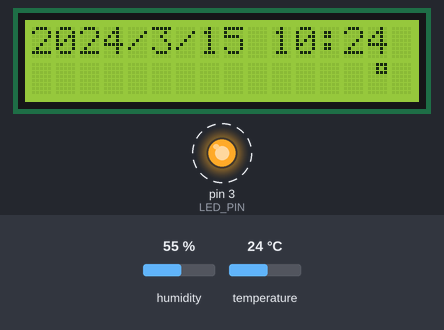
Bench run of a sketch on a simulated Arduino Uno, built with avr-gcc and run on an emulated ATmega328P. Parts: 16×2 character LCD, output pins drawn as LEDs (lit = HIGH). Dashed ring = blinking. Inputs (shaded band) come from the test bench; at power-on: humidity 55 %, temperature 24 °C. The local clock reads 2024-03-15 10:24:30 at power-on unless the sketch sets it; what the sketch prints to the serial monitor is not drawn.

Above: at 1.2 s.
1.3 s: humidity set to 22 %
At 2.4 s:
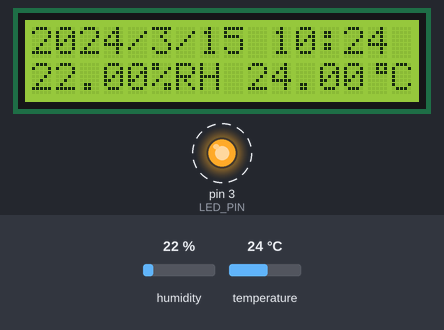
4.7 s: temperature set to 12 °C
At 6.56 s:
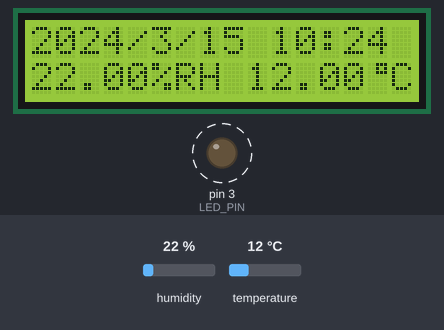
7.9 s: humidity set to 40 %
At 8.82 s:
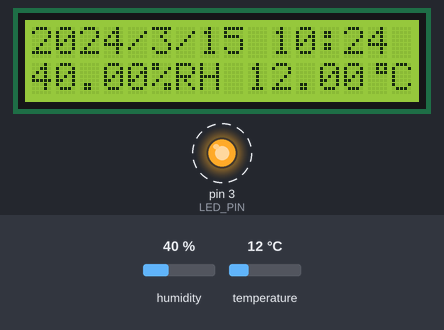
10.9 s: temperature set to 19 °C
At 12.67 s:
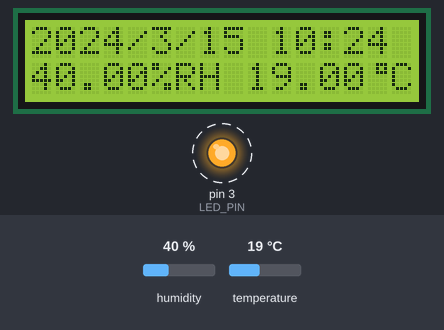
Timing chart, 0 to 15.0 s (numbered marks = the images above; inputs shaded):
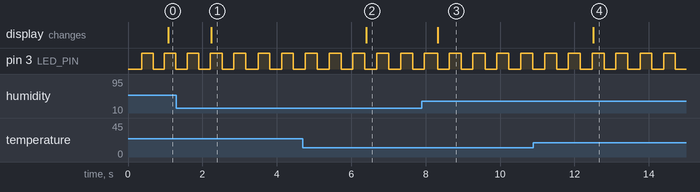

Measured:
- after the input at 1.3 s, the display: changes after 0.94 s (image 1)
- after the input at 4.7 s, the display: changes after 1.7 s (image 2)
- after the input at 7.9 s, the display: changes after 0.42 s (image 3)
- after the input at 10.9 s, the display: changes after 1.6 s (image 4)
- by itself, pin 3 (LED_PIN): alternates HIGH for 0.32 s and LOW for 0.32 s

The sketch:

utilizar_protothread.ino
```cpp
/*
   Ejemplo usando la librería ProtoThreads
   Agosto de 2022 -

  No se pueden usar variables locales dentro de cada hilo ya que el
  contenido se perdería, tenemos dos alternativas: variables globales
  o usar variables estáticas.

*/

#include <LiquidCrystal_I2C.h>
#include <pt.h>
#include "RTClib.h"
#include "DHT.h"

//Objetos
LiquidCrystal_I2C pantalla(0x27, 16, 2);
DHT sensor(2, DHT11);
RTC_DS1307 reloj;

//Constantes y variables
const int LED_PIN = 3;
const int TIEMPO_LED = 300;
const int TIEMPO_RTC = 1000;
const int TIEMPO_DHT = 2000;

String lectura;
String tiempo;

byte grados[] = {
  B00111,
  B00101,
  B00111,
  B00000,
  B00000,
  B00000,
  B00000,
  B00000
};

//Declarar 3 protothreads
static struct pt pt1, pt2, pt3;

//Hilo #1: LED blink cada 300ms
static int toogleLed(struct pt *pt) {
  static unsigned long lastTimeBlink = 0;
  PT_BEGIN(pt); //Comienza el hilo
  while (1) {
    lastTimeBlink = millis();
    Serial.println("Ejecutando Hilo #1(a)");
    PT_WAIT_UNTIL(pt, millis() - lastTimeBlink > TIEMPO_LED); //Bloqueo
    Serial.println("Adquiere bloqueo el Hilo #1(a)");
    digitalWrite(LED_PIN, HIGH);
    lastTimeBlink = millis();
    Serial.println("Ejecutando Hilo #1(b)");
    PT_WAIT_UNTIL(pt, millis() - lastTimeBlink > TIEMPO_LED);
    Serial.println("Adquiere bloqueo el Hilo #1(b)");
    digitalWrite(LED_PIN, LOW);
  }
  PT_END(pt); //Finaliza el hilo
}

//Hilo #2: lee datos del sensor
static int getSensor(struct pt *pt) {
  static unsigned long lastTimeDht = 0;
  PT_BEGIN(pt);
  while (1) {
    lastTimeDht = millis();
    Serial.println("Ejecutando Hilo #2");
    PT_WAIT_UNTIL(pt, millis() - lastTimeDht > TIEMPO_DHT);
    Serial.println("Adquiere bloqueo el Hilo #2");
    float humedad = sensor.readHumidity();
    float temperatura = sensor.readTemperature();
    lectura = String(humedad) + "%RH " + String(temperatura) + " C";
  }
  PT_END(pt);
}

//Hilo #3: lee datos del reloj
static int getTime(struct pt *pt) {
  static unsigned long lastTimeCheck = 0;
  PT_BEGIN(pt);
  while (1) {
    lastTimeCheck = millis();
    Serial.println("Ejecutando Hilo #3");
    PT_WAIT_UNTIL(pt, millis() - lastTimeCheck > TIEMPO_RTC);
    Serial.println("Adquiere bloqueo el Hilo #3");
    DateTime now = reloj.now();
    tiempo = String(now.year()) + "/" + String(now.month()) + "/" +
             String(now.day()) + " " + String(now.hour()) + ":" +
             String(now.minute());
  }
  PT_END(pt);
}

// **************************************************** //
void setup() {

  pinMode(LED_PIN, OUTPUT);

  //Solo para depuración
  Serial.begin(9600);

  //Inicializar la pantalla
  pantalla.init();
  pantalla.backlight();
  pantalla.createChar(0, grados);

  //Inicializar el sensor
  sensor.begin();

  //Inicializar el reloj
  if (! reloj.begin()) {
    pantalla.clear();
    pantalla.setCursor(0, 0);
    pantalla.print("Falla RTC");
    while (1) delay(10);
  }

  if (! reloj.isrunning()) {
    //Ajusta el RTC con la fecha y hora de compilación del sketch.
    reloj.adjust(DateTime(F(__DATE__), F(__TIME__)));
    // Ajusta el RTC con el siguiente formato: Enero 21, 2022 3am
    // rtc.adjust(DateTime(2022, 1, 21, 3, 0, 0));
  }

  //Inicializar todos los protothreads
  PT_INIT(&pt1);
  PT_INIT(&pt2);
  PT_INIT(&pt3);
}

void loop() {

  //Llamar todos los protothreads
  toogleLed(&pt1);
  getSensor(&pt2);
  getTime(&pt3);

  //pantalla.clear();
  pantalla.setCursor(0, 0);
  pantalla.print(tiempo);
  pantalla.setCursor(0, 1);
  pantalla.print(lectura);
  pantalla.setCursor(14, 1);
  pantalla.write(0); //Simbolo grados

}
```
